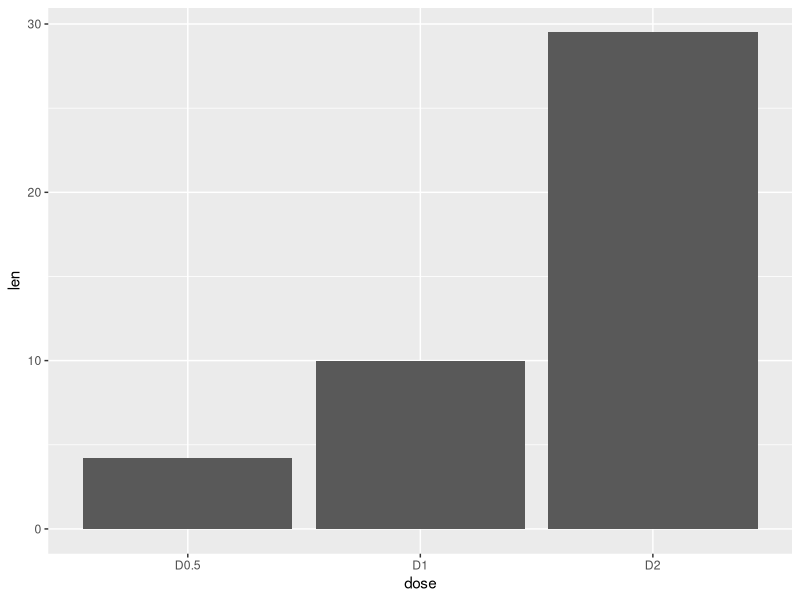
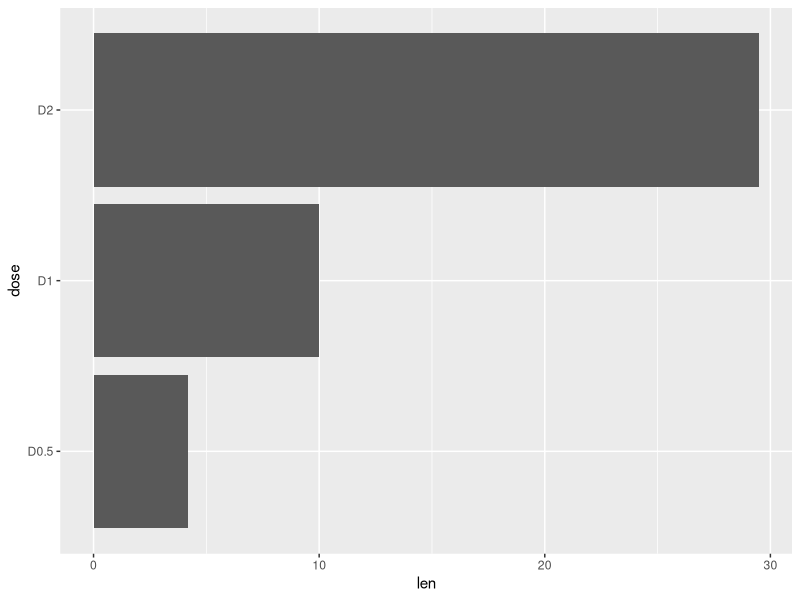
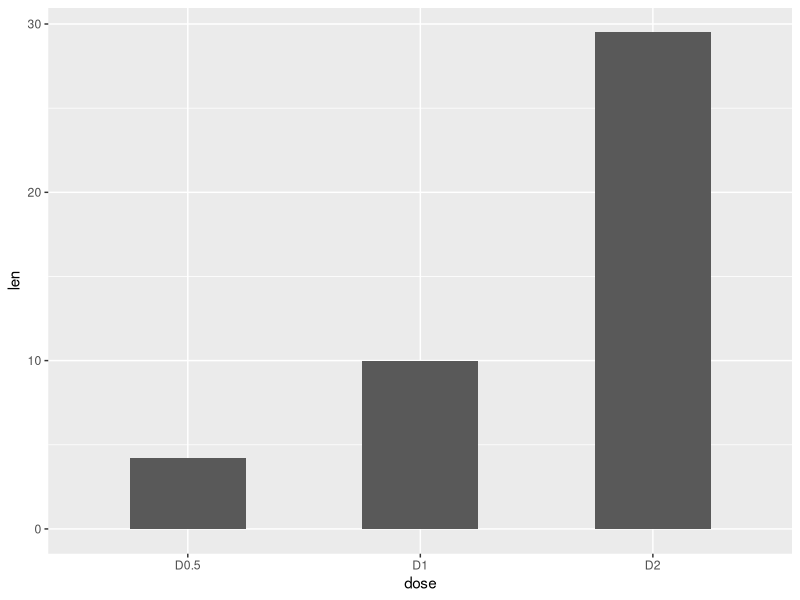
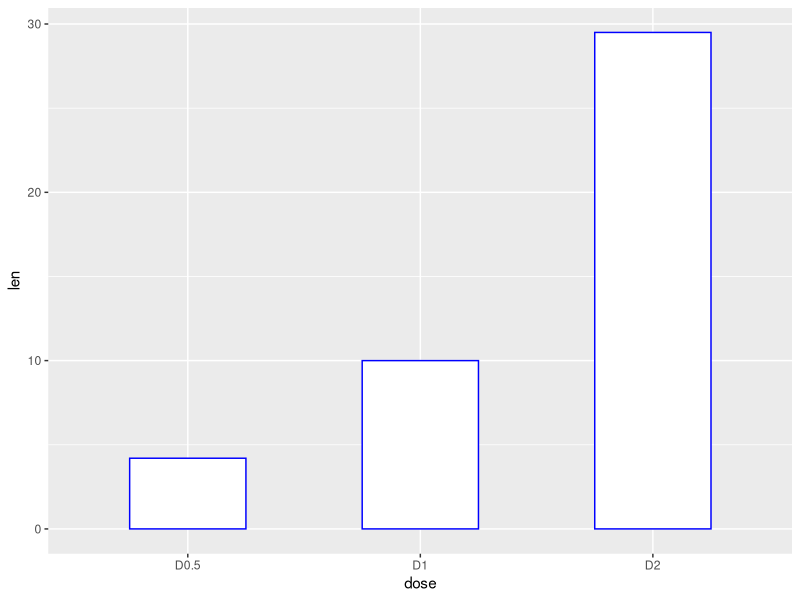
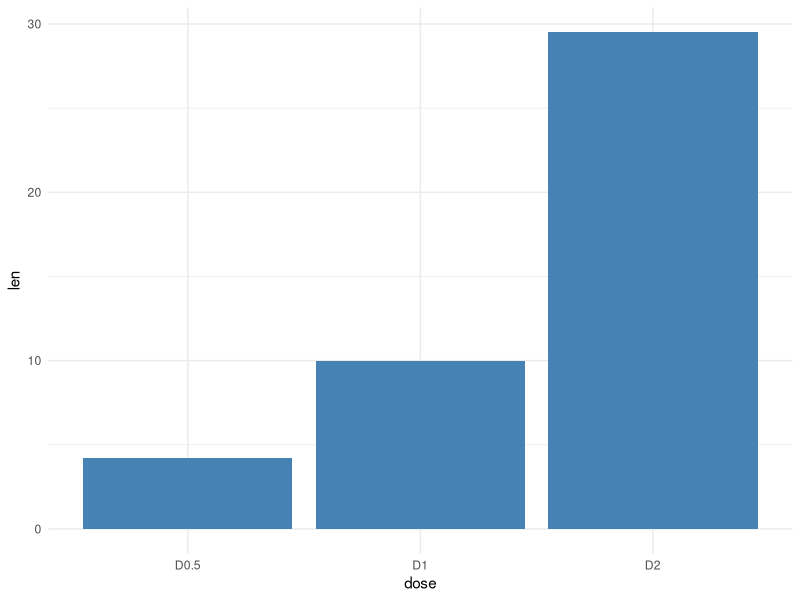
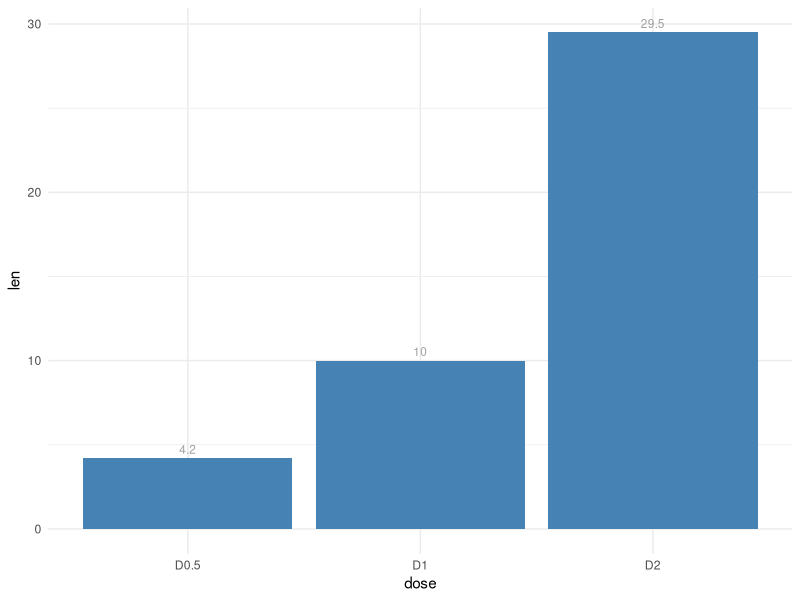
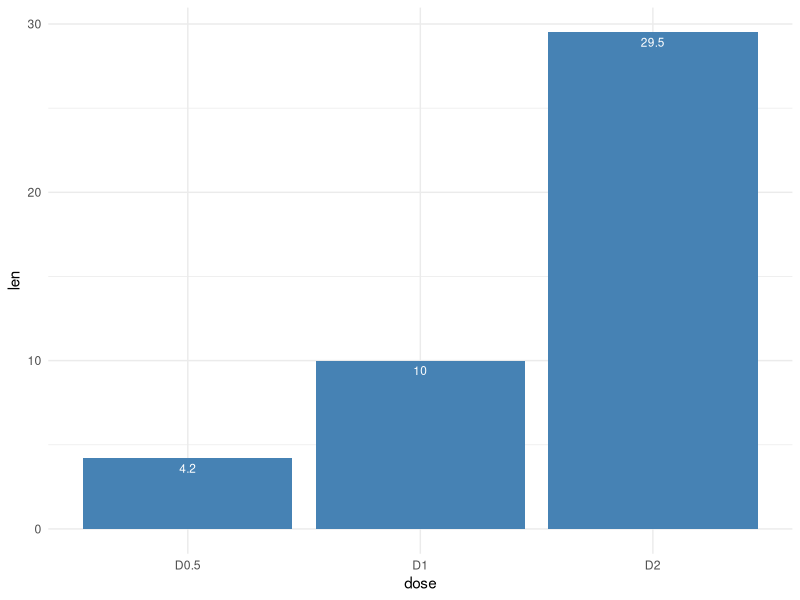
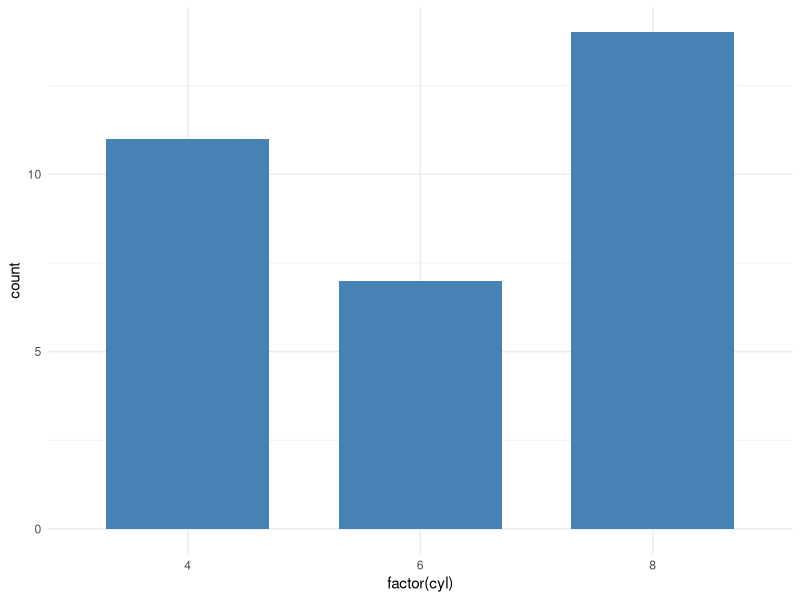

The R source for these figures, in order:
# Creating a data frame
dataset = data.frame(dose = c("D0.5", "D1", "D2"), 
                     len = c(4.2, 10, 29.5))

library(ggplot2)

# Basic barplot
ggplot(data = dataset, aes(x = dose, y = len)) + 
  geom_bar(stat = "identity")

# Horizontal bar plot
ggplot(data = dataset, aes(x = dose, y = len)) + 
  geom_bar(stat = "identity") +
  coord_flip()

# Changing the width of bars
ggplot(data = dataset, aes(x = dose, y = len)) + 
  geom_bar(stat = "identity", width = .5)

# Changing colors
ggplot(data = dataset, aes(x = dose, y = len)) + 
  geom_bar(stat = "identity", color = "blue", fill = "white", width = .5)

# Minimal theme with blue fill color
ggplot(data = dataset, aes(x = dose, y = len)) + 
  geom_bar(stat = "identity", fill = "steelblue") +
  theme_minimal()

# Bar plot with labels
# Outside bars
ggplot(data = dataset, aes(x = dose, y = len)) + 
  geom_bar(stat = "identity", fill = "steelblue") +
  geom_text(aes(label = len), vjust = -0.5, size = 3, color = "#9F9F9F") +
  theme_minimal()

# Inside bars
ggplot(data = dataset, aes(x = dose, y = len)) + 
  geom_bar(stat = "identity", fill = "steelblue") +
  geom_text(aes(label = len), vjust = 1.6, size = 3, color = "white") +
  theme_minimal()

myCarData = mtcars

# Bar plot of counts
# To make a bar plot of counts, we will use mtcars data set

ggplot(data = myCarData, aes(x = factor(cyl))) +
  geom_bar(stat = "count", width = 0.7, fill = "steelblue") +
  theme_minimal()
